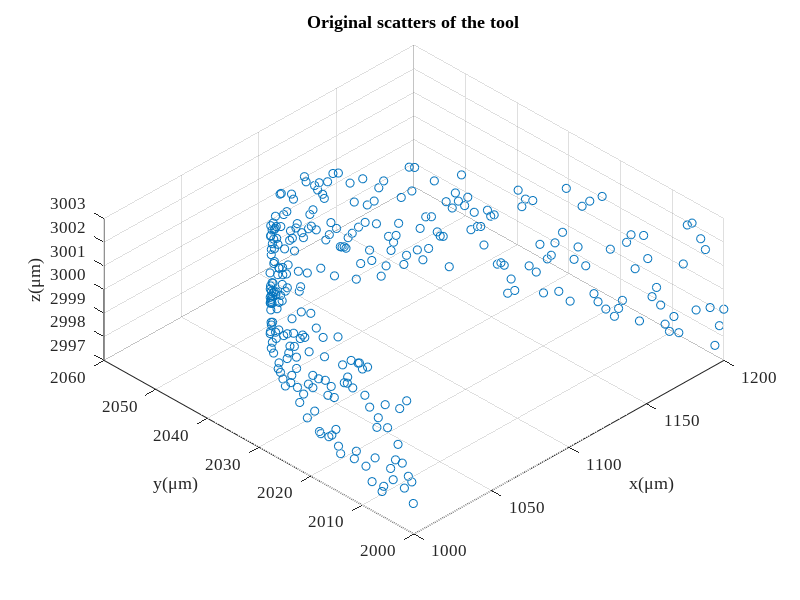

This figure's MATLAB source: (Note: this script raises an error after producing the figure.)
% 给定刀具波纹度拟合曲线和已加工曲面拟合曲线，给定残高，求各个刀位点的切宽
% 方案：先求切宽和残高的定量关系；然后考虑如何移动各个刀位点，微调来获得所要求的残高
close all;
clear; clc;
addpath(genpath('funcs'));

% global variables
% global textFontSize textFontType unit fitMethod paramMethod;
workspaceDir = 'workspace/20220925-contrast/nagayama_concentric';
FitMethod = 'Levenberg-Marquardt';
ParamMethod = 'centripetal';
unit = '\mum';
textFontSize = 12;
textFontType = 'Times New Roman';

%% simulation initialization
debug = 3;
switch debug
    case 2 % 2D tool profile simulation
        cx0 = 0*1000; % unit: mu m
        cy0 = 0*1000; % unit: mu m
        r0 = 0.1*1000; % unit: mu m
        noise = 0.03;
        zNoise = 0.01;
        theta = linspace(0,2*pi/3,200);
        r = r0*(1 - noise + 2*noise*rand(1,length(theta)));
        toolOri(1,:) = r.*cos(theta) + cx0;
        toolOri(2,:) = r.*sin(theta) + cy0;
        toolOri(3,:) = zeros(1,length(theta));
        rmse0 = sqrt(...
                    sum(...
                        ((toolOri(1,:) - cx0).^2 + (toolOri(2,:) - cy0).^2 - r0^2).^2) ...
                /length(theta));
        clear theta r;
    case 3 % 3D tool profile simulation
        cx0 = 1*1000; % unit:mu m
        cy0 = 2*1000; % unit:mu m
        cz0 = 3*1000; % unit:mu m
        r0 = 0.1*1000; % unit:mu m
        openAng = pi/3; % unit: rad
        edgePV = 200; % low-frequency error
        k = -edgePV/openAng;
        noise = r0*5e-3; % mid-frequency error
        zNoise = r0*0.05; % data pre-processing error
        theta = linspace(0,openAng,300);
        r = r0 + edgePV/2 + k*theta + (noise*rand(1,length(theta)) - 0.5*noise);
        toolOri(1,:) = cx0 + r.*cos(theta);
        toolOri(2,:) = cy0 + r.*sin(theta);
        toolOri(3,:) = cz0 + (zNoise*rand(1,length(theta)) - 0.5*zNoise);
        rmse0 = sqrt( ...
            sum((toolOri - ndgrid([cx0;cy0;cz0],1:length(theta)).^2),2) ...
            /length(theta));
        clear theta r;
    otherwise
        toolInput = inputdlg({'Tool fitting method','Tool parameterization method', ...
            'Unit','Font type in figure','Font size in figure'}, ...
            'Tool Processing Input', ...
            [1 20; 1 20; 1 20; 1 20; 1 20], ...
            {'Levenberg-Marquardt','centripetal','\mu m','Times New Roman','14'}, ...
            'WindowStyle');
        FitMethod = toolInput{1};
        ParamMethod = toolInput{2};
        unit = toolInput{3};
        textFontType = toolInput{4};
        textFontSize = str2double(toolInput{5});
        % tool measurement file loading
        [fileName,dirName] = uigetfile({ ...
            '*.mat','MAT-files(*.mat)'; ...
            '*.txt','text-files(*.txt)'; ...
            '*.*','all files(*.*)'...
            }, ...
            'Select one tool tip measurement data', ...
            'Tool\', ...
            'MultiSelect','off');
        pathName = fullfile(dirName,fileName);
        dataOri = load(pathName); % load from file, n*2 matrix
        % data pre-processing
        toolOri = dataOri;
end

f1 = figure('Name','Original Scatters of the Tool');
% set(0,"Units","centimeters");
% winSize = get(0,"ScreenSize");
% set(gcf,"Units","centimeters");
% figSize = get(gcf,"Position");
% set(gcf,"Position",[(winSize(3) - figSize(3))/2,(winSize(4) - figSize(4))/2, ...
%     8.3,figSize(4)/figSize(3)*8.3]);
scatter3(toolOri(1,:),toolOri(2,:),toolOri(3,:));
hold on; grid on;
% axis equal;
set(gca,'FontSize',textFontSize,'FontName',textFontType);
xlabel(['x(',unit,')']);
ylabel(['y(',unit,')']);
zlabel(['z(',unit,')']);
title('Original scatters of the tool');
view(-45,60);
clear theta theta1 theta2;

%% 由(x,y)图获得刃口圆心半径以及波纹度函数
nCPts = size(toolOri,2);
[radius,openAngle,toolFit] = toolFit3D(toolOri,FitMethod);

% plot the fitting results
f2 = figure('Name','Tool Sharpness Fitting Result');
xLim = 1.1*max(toolFit(1,:));
quiver(-xLim,0,2*xLim,0,'AutoScale','off','Color',[0,0,0],'MaxHeadSize',0.1); % X axis
hold on;
text(0.9*xLim,-.05*radius,'x');
quiver(0,-0.2*radius,0,1.3*radius,'AutoScale','off','Color',[0,0,0],'MaxHeadSize',0.1); % Y axis
text(0.05*xLim,1.05*radius,'y');
plot(toolFit(1,:),toolFit(2,:),'Color',[0,0.45,0.74],'LineWidth',0.75); % tool edge scatters
theta = (pi/2 - openAngle/2):0.01:(pi/2 + openAngle/2);
xtmp = radius*cos(theta);
ytmp = radius*sin(theta);
plot(xtmp,ytmp,'Color',[0.85,0.33,0.10],'LineWidth',1,'LineStyle','--'); % tool edge circle
scatter(0,0,'MarkerFaceColor',[0.85,0.33,0.10],'MarkerEdgeColor',[0.85,0.33,0.10]); % tool edge center
quiver(0,0,0,0.5*radius,'AutoScale','off','Color',[0.93,0.69,0.13], ...
    'LineWidth',2.5,'MaxHeadSize',0.3); % tool edge normal
line([0,xtmp(1)],[0,ytmp(1)],'LineStyle','--','Color',[0.85,0.33,0.10]);
line([0,xtmp(end)],[0,ytmp(end)],'LineStyle','--','Color',[0.85,0.33,0.10]);
% xlim([-1.1*xLim,1.1*xLim]);
axis equal;
% set(gca,'TickLabelInterpreter','tex');
set(gca,'FontSize',textFontSize,'FontName',textFontType);
xlabel(['x(',unit,')']);
ylabel(['y(',unit,')']);
title('Tool fitting result');
legend('','','tool edge','tool fitting arc','tool center', ...
    'tool normal vector','Location','northeast');


%% 分离轮廓误差和波纹度误差
% Cartesian coordinate to cylindrical coordinate
toolTheta = atan2(toolFit(2,:),toolFit(1,:));
toolR = vecnorm(toolFit,2,1);

% plot the geometric error
figure('name','Tool Geometric Error');
t = tiledlayout(2,1);
nexttile;
plot(toolFit(1,:),toolFit(2,:),'Color',[0,0.45,0.74],'LineWidth',0.5); % tool edge scatters
hold on;
plot(xtmp,ytmp,'Color',[0.85,0.33,0.10],'LineWidth',1,'LineStyle','--'); % tool edge circle
xlabel(['x(',unit,')']);
ylabel(['y(',unit,')']);
title('Tool contour');
legend('tool edge','tool fitting arc','Location','northeast');

nexttile;
plot(toolTheta*180/pi - 90,toolR - radius); hold on;
set(gca,'FontSize',textFontSize,'FontName',textFontType);
xlim([-openAngle*180/pi/2,openAngle*180/pi/2]);
title('Tool geometric error');
ylabel({'polar diameter error',['(',unit,')']});
xlabel('central angle \theta(°)');
grid on;

title(t,'Tool Geometric Error');

% fft to filter different geometric error 



% plot the sharness and waviness, respectively
% nexttile;
% plot(toolTheta*180/pi,toolR); hold on;
% set(gca,'FontSize',textFontSize,'FontName',textFontType);
% title('Tool contour error');
% xlabel('central angle \theta(°)');
% ylabel({'polar diameter',['(',unit,')']});

% nexttile;
% plot(toolTheta*180/pi - 90,toolR - radius); hold on;
% set(gca,'FontSize',textFontSize,'FontName',textFontType);
% xlim([-openAngle*180/pi/2,openAngle*180/pi/2]);
% title('Tool waviness error');
% ylabel({'polar diameter error',['(',unit,')']});
% xlabel('central angle \theta(°)');
% grid on;

clear xtmp ytmp theta xLim; % 删除画图的临时变量

%% 车刀轮廓插值 two methods to interpolate
k = 3; % degree of the B-spline
u = 0:0.0002:1;
nPts = length(u);

toolFit = [zeros(1,nCPts);toolFit];
% B-spline interpolate in the polar coordinate
[toolEdgePt,toolBform] = bsplinePts_spapi(toolFit,k,u, ...
    'ParamMethod',ParamMethod,'CoordinateType','Cartesian'); 
toolCpts = toolBform.coefs;

% [toolCpts,U] = bSplineCpts(toolFit',k,'chord');
% toolDim = size(toolCpts,2);
% toolPt2 = zeros(nPts,toolDim);
% for i = 1:nPts
%     toolPt2(i,:) = bSplinePt(toolCpts,k,u(i),U);
% end
% toolPt2 = toolPt2';
% 
% plot the difference between the two
% figure('Name','Comparison between the self function and the Mathworks ons');
% tiledlayout(2,1,"TileSpacing","tight","Padding","tight");
% nexttile;
% plot(u',toolPt2(1,:) - toolPt(1,:)); hold on;
% ylabel('\Delta x');
% nexttile;
% plot(u',toolPt2(2,:) - toolPt(2,:)); hold on;
% ylabel('\Delta y');
% xlabel('u');

% plot the interpolation results
figure('Name','Tool Interpolation Results');
plot(toolFit(2,:),toolFit(3,:),'--.', ...
    'MarkerSize',8,'Color',[0,0.447,0.741]); hold on;
plot(toolCpts(2,:),toolCpts(3,:),'x','Color',[0.32,0.55,0.19],'MarkerSize',5);
plot(toolEdgePt(2,:),toolEdgePt(3,:),'Color',[0.635,0.078,0.184]);
axis equal
set(gca,'FontSize',textFontSize,'FontName',textFontType);
xlabel(['y(',unit,')']);
ylabel(['z(',unit,')']);
title('Tool interpolation results')
legend('Measured Pts','Control Pts','Fitting Pts','Location','best');

% h4 = axes('Position',[0.3,0,0.4,0.4]);
% plot(toolFit(2,:),toolFit(3,:),'--.', ...
%     'MarkerSize',8,'Color',[0,0.447,0.741]); hold on;
% plot(toolCpts(2,:),toolCpts(3,:),'x','Color',[0.32,0.55,0.19],'MarkerSize',5);
% plot(toolEdgePt(2,:),toolEdgePt(3,:),'Color',[0.635,0.078,0.184]);
% set(h4,'xtick',[],'xticklabel',[],'ytick',[],'yticklabel',[],'XColor','w','YColor','w');
% annotation('rectangle',[0.51+(l1MaxPrec-0.00025)/2/l1Prec(end),(l2MaxPrec-0.00025)/l2Prec(end),...
%     0.006/l1Prec(end),0.01/l2Prec(end)],'LineStyle','-','Color','w','LineWidth',1);


% plot the interpolation error
% figure('Name','Tool interpolation Error');

%% save the tool interpolation results
center = [0;0;0];
toolEdgeNorm = [0;0;1];
cutDirect = [1;0;0];
toolDirect = [0;1;0];
[toolFileName,toolDirName,toolFileType] = uiputfile({ ...
        '*.mat','MAT-file(*.mat)'; ...
        '*.txt','text-file(.txt)';...
        '*.*','all file(*.*)';...
        }, ...
        'Select the directory and filename to save the tool model', ...
        fullfile(workspaceDir,['toolTheo',datestr(now,'yyyymmddTHHMMSS'),'.mat']));
toolFile = fullfile(toolDirName,toolFileName);
switch toolFileType
    case 0 % no saving files
        msgfig = msgbox("No tool model saved","Warning","warn","modal");
        uiwait(msgfig);
    case 1 % *.mat
        Comments = cell2mat(inputdlg( ...
            'Enter Comment of the tool model:', ...
            'Saving Comments', ...
            [5 60], ...
            string(datestr(now))));
        save(toolFile,"Comments","unit","FitMethod","ParamMethod", ... % comments and notes
            "center","radius","openAngle", ... % tool fitting results
            "toolEdgeNorm","toolDirect","cutDirect","toolBform", ... % tool interpolation results
            "toolEdgePt","toolFit"); % auxiliary data
        % toolEdgePt, toolCpts, toolFit are useless in the following process at present
    otherwise
        msgfig = msgbox("File type error","Error","error","modal");
        uiwait(msgfig);
end

%%
% rmpath(genpath('funcs'));